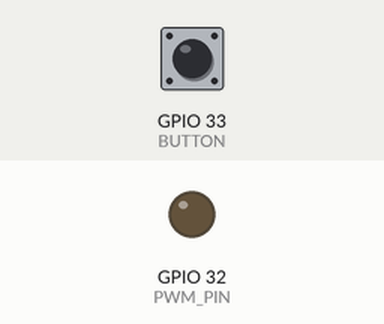
This sketch was run on a simulated ESP32. On the bench: output pins drawn as LEDs (lit = HIGH). The test bench sets the inputs (shaded band); at power-on: GPIO 33 (BUTTON) LOW. What the sketch prints to the serial monitor is not drawn.

Above: at 1.2 s.
1.3 s: GPIO 33 (BUTTON) pulled HIGH for 0.15 s
At 2.2 s:
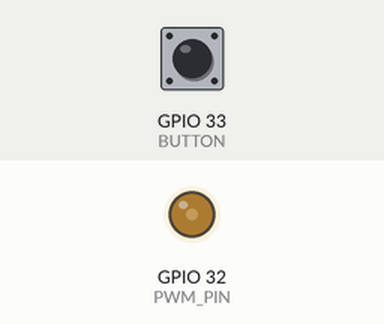
2.9 s: GPIO 33 (BUTTON) pulled HIGH for 1 s
At 3.4 s:
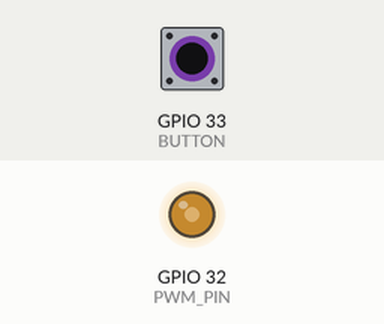
5.4 s: GPIO 33 (BUTTON) pulled HIGH for 0.15 s
At 6.5 s:
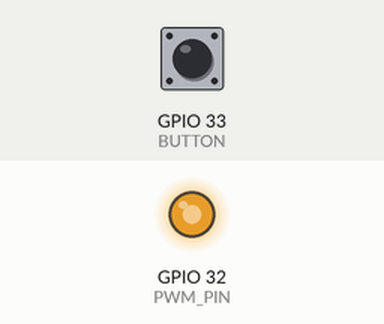
7.0 s: GPIO 33 (BUTTON) pulsed HIGH 2 times (0.12 s each, 0.3 s apart)
At 7.45 s:
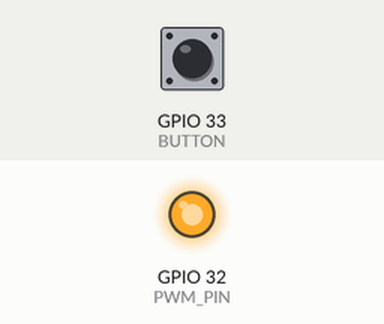
Timing chart, 0 to 11.0 s (numbered marks = the images above; inputs shaded):
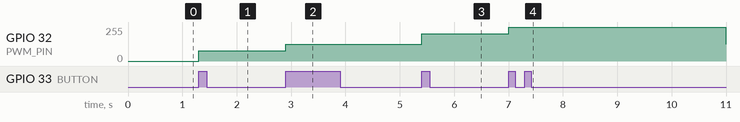

The sketch:

pwm.ino
```cpp
#define PWM_PIN 32
#define PWM_FREQ 10000 //[Hz] //Frecuencia <1kHz poca eficiencia; >5kHz buena eficiencia
#define PWM_CHANNEL 0
#define PWM_RESOLUTION 8 //Profundidad de bits
#define BUTTON 33

int led_status = 0;

//debouncing
unsigned long lastDebounceTime = 0;
unsigned long debounceDelay = 250; //delay para debouncing en ms

float t; //Tiempo
int  waveform = 0; //Menú de formas de onda para modular el ciclo de trabajo
float dutyCycle; //Que tan grande es el pulso - 100% Prendido todo el tiempo y 0% Apagado todo el tiempo

void IRAM_ATTR isr_button(){
  if ((millis() - lastDebounceTime) > debounceDelay){
     waveform++; if(waveform>7){waveform=0;} //Cambia entre formas de onda
     lastDebounceTime = millis();
  }
}

void setup() {
  Serial.begin(115200);
  pinMode(BUTTON,INPUT);
  attachInterrupt(BUTTON, isr_button, RISING);

  //Configuracion de PWM
  ledcSetup(PWM_CHANNEL, PWM_FREQ , PWM_RESOLUTION); // Configuracion del canal PWM
  ledcAttachPin(PWM_PIN, PWM_CHANNEL); // Asignación del canal a un pin
}

void loop() {
  //Tiempo del ciclo
  t++; if(t>=256){t=0;}

  //Menú de formas de onda
  switch (waveform){
    case 0:
      dutyCycle = 0;
      break;
    case 1:
      dutyCycle = 0.3;
      break;
    case 2:
      dutyCycle = 0.5;
      break;
    case 3:
      dutyCycle = 0.8;
      break;
    case 4:
      dutyCycle = 1;
      break;

    //Graficar formas de onda en Desmos
    case 5:
      dutyCycle = (t+0.1)/256;
      delay(2.5);
      break;
    case 6:
      dutyCycle = 0.5*sin(2*PI*t/256)+0.5;
      delay(0.5);
      break;
    case 7:
      dutyCycle = pow(2.71828,((t/255)-1)*2);
      delay(4);
      break;
  }

  //Muestra forma de onda en serial plotter
  Serial.println(dutyCycle*100);

  //Envia señal PWM al pin seleccionado
  ledcWrite(PWM_CHANNEL, dutyCycle*255);
}
```

Measured:
- after the input at 1.3 s, GPIO 32 (PWM_PIN): 0/255 → 76/255 at once
- after the input at 2.9 s, GPIO 32 (PWM_PIN): 76/255 → 127/255 at once
- after the input at 5.4 s, GPIO 32 (PWM_PIN): 127/255 → 203/255 at once
- after the input at 7.0 s, GPIO 32 (PWM_PIN): 203/255 → 255/255 at once, → 129/255 4.0 s later
